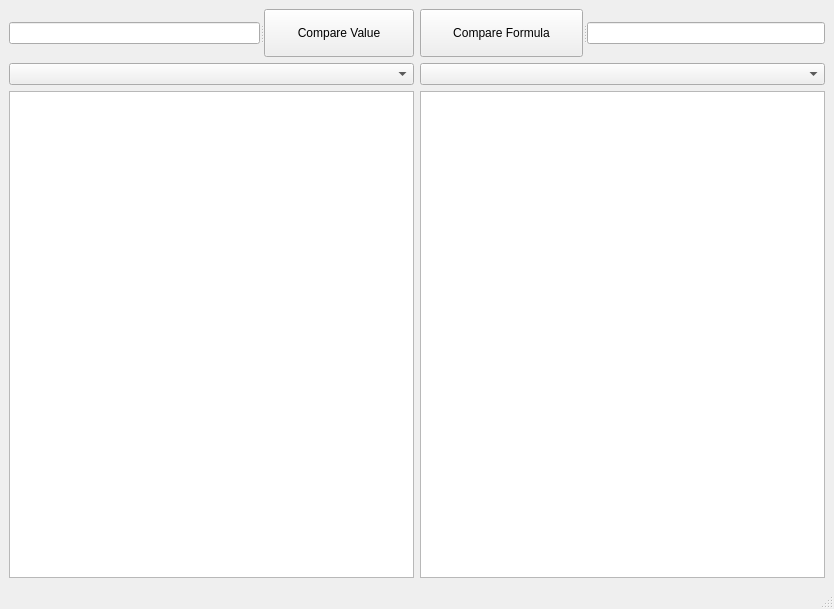
<?xml version="1.0" encoding="UTF-8"?>
<ui version="4.0">
 <class>XConparraison</class>
 <widget class="QMainWindow" name="XConparraison">
  <property name="geometry">
   <rect>
    <x>0</x>
    <y>0</y>
    <width>834</width>
    <height>609</height>
   </rect>
  </property>
  <property name="windowTitle">
   <string>MainWindow</string>
  </property>
  <widget class="QWidget" name="centralwidget">
   <layout class="QGridLayout" name="gridLayout_4">
    <item row="0" column="0">
     <layout class="QGridLayout" name="gridLayout_3">
      <item row="0" column="0">
       <layout class="QGridLayout" name="gridLayout">
        <item row="0" column="0">
         <widget class="QSplitter" name="splitter">
          <property name="orientation">
           <enum>Qt::Horizontal</enum>
          </property>
          <widget class="QWidget" name="">
           <layout class="QVBoxLayout" name="verticalLayout">
            <item>
             <spacer name="verticalSpacer_3">
              <property name="orientation">
               <enum>Qt::Vertical</enum>
              </property>
              <property name="sizeHint" stdset="0">
               <size>
                <width>153</width>
                <height>13</height>
               </size>
              </property>
             </spacer>
            </item>
            <item>
             <widget class="QLineEdit" name="leftInput"/>
            </item>
            <item>
             <spacer name="verticalSpacer">
              <property name="orientation">
               <enum>Qt::Vertical</enum>
              </property>
              <property name="sizeHint" stdset="0">
               <size>
                <width>20</width>
                <height>13</height>
               </size>
              </property>
             </spacer>
            </item>
           </layout>
          </widget>
          <widget class="QPushButton" name="CmpValue">
           <property name="text">
            <string>Compare Value</string>
           </property>
          </widget>
         </widget>
        </item>
        <item row="1" column="0">
         <widget class="QComboBox" name="leftSelect"/>
        </item>
        <item row="2" column="0">
         <widget class="QTableWidget" name="leftTbl"/>
        </item>
       </layout>
      </item>
      <item row="0" column="1">
       <layout class="QGridLayout" name="gridLayout_2">
        <item row="1" column="0">
         <widget class="QComboBox" name="rightSelect"/>
        </item>
        <item row="2" column="0">
         <widget class="QTableWidget" name="rightTbl"/>
        </item>
        <item row="0" column="0">
         <widget class="QSplitter" name="splitter_2">
          <property name="orientation">
           <enum>Qt::Horizontal</enum>
          </property>
          <widget class="QPushButton" name="CmpFormula">
           <property name="text">
            <string>Compare Formula</string>
           </property>
          </widget>
          <widget class="QWidget" name="layoutWidget_2">
           <layout class="QVBoxLayout" name="verticalLayout_2">
            <item>
             <spacer name="verticalSpacer_4">
              <property name="orientation">
               <enum>Qt::Vertical</enum>
              </property>
              <property name="sizeHint" stdset="0">
               <size>
                <width>153</width>
                <height>13</height>
               </size>
              </property>
             </spacer>
            </item>
            <item>
             <widget class="QLineEdit" name="rightInput"/>
            </item>
            <item>
             <spacer name="verticalSpacer_2">
              <property name="orientation">
               <enum>Qt::Vertical</enum>
              </property>
              <property name="sizeHint" stdset="0">
               <size>
                <width>20</width>
                <height>13</height>
               </size>
              </property>
             </spacer>
            </item>
           </layout>
          </widget>
         </widget>
        </item>
       </layout>
      </item>
     </layout>
    </item>
   </layout>
  </widget>
  <widget class="QStatusBar" name="statusbar"/>
 </widget>
 <resources/>
 <connections>
  <connection>
   <sender>leftInput</sender>
   <signal>returnPressed()</signal>
   <receiver>leftSelect</receiver>
   <slot>clearEditText()</slot>
   <hints>
    <hint type="sourcelabel">
     <x>175</x>
     <y>20</y>
    </hint>
    <hint type="destinationlabel">
     <x>195</x>
     <y>47</y>
    </hint>
   </hints>
  </connection>
  <connection>
   <sender>leftSelect</sender>
   <signal>activated(QString)</signal>
   <receiver>leftTbl</receiver>
   <slot>scrollToTop()</slot>
   <hints>
    <hint type="sourcelabel">
     <x>308</x>
     <y>54</y>
    </hint>
    <hint type="destinationlabel">
     <x>308</x>
     <y>152</y>
    </hint>
   </hints>
  </connection>
  <connection>
   <sender>CmpValue</sender>
   <signal>clicked()</signal>
   <receiver>leftTbl</receiver>
   <slot>clearContents()</slot>
   <hints>
    <hint type="sourcelabel">
     <x>390</x>
     <y>21</y>
    </hint>
    <hint type="destinationlabel">
     <x>377</x>
     <y>156</y>
    </hint>
   </hints>
  </connection>
 </connections>
</ui>
